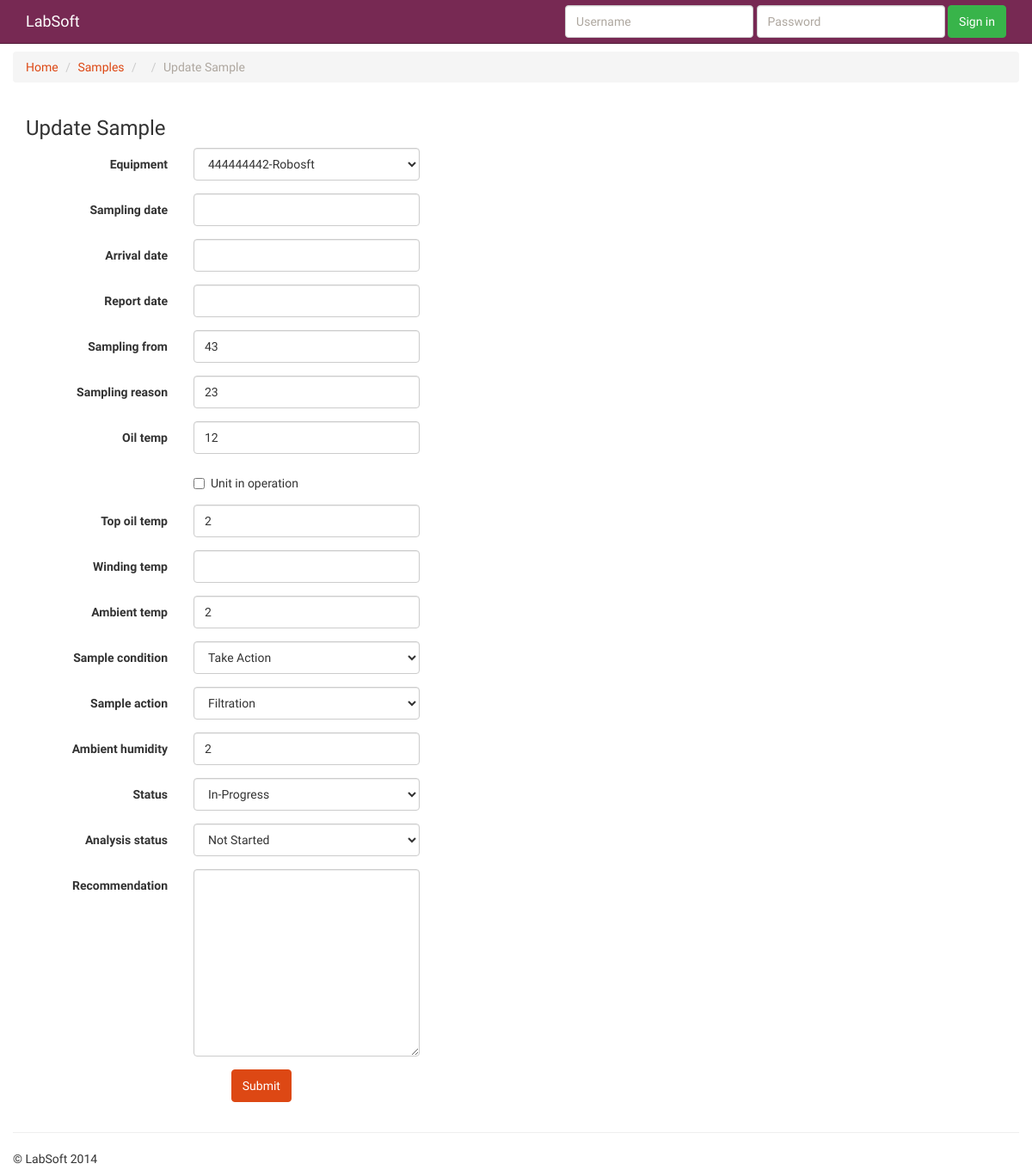
The page /lab/samples/1/update/ on the database its author committed.
### labsoft/core/models.py (models this page shows)
class EquipmentSample(Model):
    sample_no = IntegerField(unique=True)
    equipment = ForeignKey('Equipment', blank=True,
                null=True, related_name='samples')
    sampling_date = DateField(blank=True, null=True)
    arrival_date = DateField(blank=True, null=True)
    report_date = DateField(blank=True, null=True)
    sampling_from = CharField(max_length=30, blank=True, null=True)
    sampling_reason = CharField(max_length=30, blank=True, null=True)
    oil_temp = CharField(max_length=30, blank=True, null=True)
    unit_in_operation = BooleanField(default=False)
    top_oil_temp = CharField(max_length=30, blank=True, null=True)
    winding_temp = CharField(max_length=30, blank=True, null=True)
    ambient_temp = CharField(max_length=30, blank=True, null=True)
    sample_condition = CharField(max_length=20,
                       blank=True, null=True,
                       choices=[('good_condition', 'Good Condition'),
                                ('follow_up', 'Follow Up'),
                                ('take_action', 'Take Action')
                               ])
    sample_action = CharField(max_length=20,
                       blank=True, null=True,
                       choices=[('regeneration', 'Re-generation'),
                                ('filtration', 'Filtration'),
                                ('de_eneragized', 'De-energized'),
                                ('el_tests', 'EL tests')
                               ])
    ambient_humidity = CharField(max_length=30, blank=True, null=True)
    status = CharField(max_length=20,
                       blank=True, null=True,
                       choices=[('not_started', 'Not Started'),
                                ('in_progress', 'In-Progress'),
                                ('completed', 'Completed')
                               ])
    analysis_status = CharField(max_length=20,
                       blank=True, null=True,
                       choices=[('not_started', 'Not Started'),
                                ('in_progress', 'In-Progress'),
                                ('completed', 'Completed')
                               ])
    recommendation = TextField(blank=True, null=True)

### labsoft/lab/sample/views.py (the view)
# urls.py: url(r'^(?P<pk>\d+)/update/$', EquipmentSampleUpdateView.as_view(), name='labsoft-lab-sample-update'),
class EquipmentSampleUpdateView(generic.UpdateView):
    template_name = 'lab/sample/sample_update.html'
    form_class = EquipmentSampleForm
    model = EquipmentSample
    context_object_name = 'sample'
    success_url = reverse_lazy('labsoft-lab-sample-list')

### labsoft/lab/sample/forms.py
class EquipmentSampleForm(forms.ModelForm):
    class Meta:
        model = EquipmentSample
        exclude = ('sample_no',)
    def __init__(self, *args, **kwargs):
        self.helper = FormHelper()
        self.equipment_id = kwargs.pop('equipment_id', None)
        self.helper.form_method = 'post'
        self.helper.form_tag = True
        self.helper.form_class = 'form-horizontal'
        self.helper.label_class = 'col-sm-2 control-label'
        self.helper.field_class = 'col-sm-3'
        self.helper.add_input(Submit('submit', 'Submit',
                                     css_class="col-sm-offset-2 btn-primary"))
        super(EquipmentSampleForm, self).__init__(*args, **kwargs)
        if self.equipment_id:
            self.fields.pop('equipment')

### labsoft/core/models.py (called while the page is built)
    def __unicode__(self):
        return '{}-{}'.format(self.serial_no, self.contact_person.company.name)

### labsoft/templates/lab/sample/sample_update.html
{% extends "base.html" %}
{% load crispy_forms_tags %}
{% block breadcrumb %}
	<ul class="breadcrumb">
		<li><a href="{% url 'labsoft-lab-index' %}">Home</a></li>
		<li><a href="{% url 'labsoft-lab-sample-list' %}">Samples</a></li>
		<li><a href="{% url 'labsoft-lab-sample-detail' object.id %}">{{object.serial_no}}</a></li>
		<li class="active">Update Sample</li>
	</ul>
{% endblock %}
{% block main_content %}
<div class='container'>
	<h3>Update Sample</h3>
    {% crispy form %}
</div>
{% endblock %}

### labsoft/templates/base.html (style rules this page uses)
body { padding-top: 60px; }

### rows shown on the page
EquipmentSample: equipment "444444442-Robosft", sampling_from "43", sampling_reason "23", oil_temp "12", top_oil_temp "2", ambient_temp "2", sample_condition "Take Action", sample_action "Filtration", ambient_humidity "2", status "In-Progress", analysis_status "Not Started"
